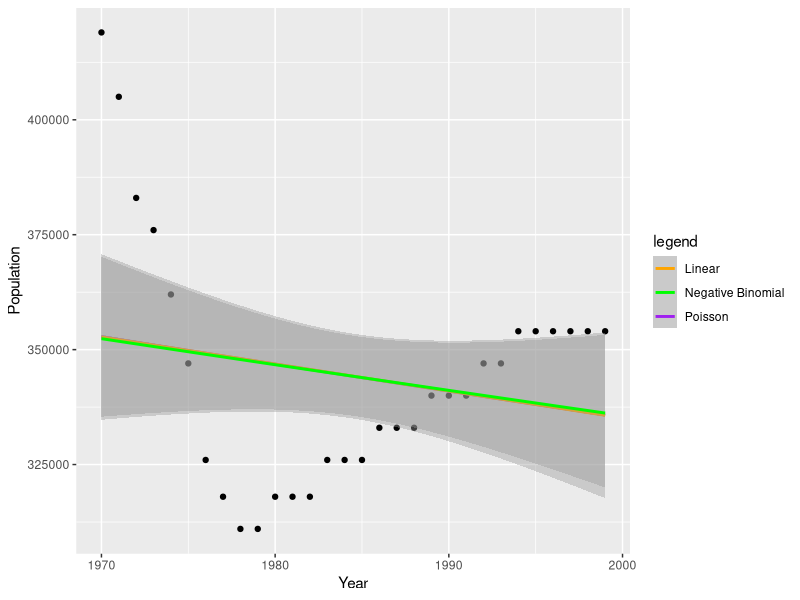
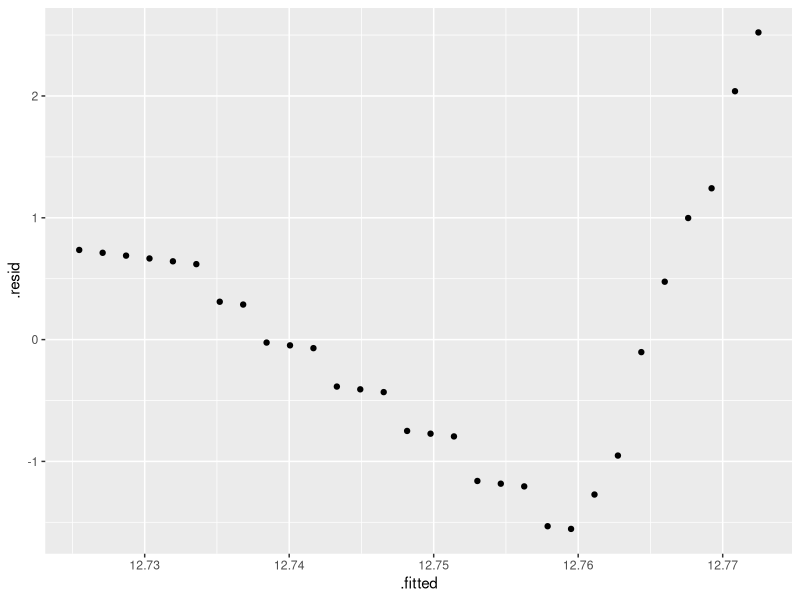

Reproduce these figures in R, in order.
## ---- chunk 1
library(tidyverse)
library(here)
library(MASS)
library(broom)
whale <- read_csv(here("data", "sperm_whale_pop.csv"))
#monarch <- read_csv(here("data", "monarch.csv"))
addax <- read_csv(here("data", "addax.csv"))
grizzly_ukraine <- read_csv(here("data", "grizzly_ukraine.csv"))
ringed_seal <- read_csv(here("data", "ringed_seal_finland.csv"))
## ---- chunk 2

pop.decline <- function(df, ntimes){
  df <- na.omit(df)
  glm.fit <- glm(df$Population ~ df$Year, data = df)
  fit.poi <- glm(df$Population ~ df$Year, data = df, family = "poisson")
  fit.nb <- glm.nb(df$Population ~ df$Year, data = df)
  fits <- list((glm.fit), (fit.poi), (fit.nb))
  #lm.fit <- lm(log(Population) ~ log(Year), data = df)
  
  #compare AIC
  mods <- c("Linear Model", "Poisson", "Negative Binomial")
  aics <- c(summary(glm.fit)$aic, summary(fit.poi)$aic, summary(fit.nb)$aic)
  best_model <- fits[[order(aics)[1]]]
  aic_summary <- cat("AIC for Each Model", "\n",
               mods[1], ": ", aics[1], "\n", 
               mods[2], ": ", aics[2], "\n",
               mods[3], ": ", aics[3], "\n")
  
  
  # do simulation for lowest aic
  n <- max(df$Year) - min(df$Year) +1
  y.hat <- best_model$fitted.values
  
  if(order(aics)[1] == 2){
    y.rep <- matrix(ncol = ntimes, data = c(rpois(n*ntimes, y.hat)))
  } else if(order(aics)[1] == 3){
    y.rep <- matrix(ncol = ntimes, data = c(rnegbin(n = n*ntimes, mu = y.hat, 
                  theta = summary(fit.nb)$theta)))
  } else {
    new_data <- data.frame("Year" = seq(max(df$Year)+1, max(df$Year) + n*ntimes, 1))
    preds <- predict(glm.fit, newdata = new_data, type = 'response')
    preds <- preds + runif(n = n*ntimes, min = min(glm.fit$residuals), max =  
              max(glm.fit$residuals))
    y.rep <- matrix(ncol = ntimes, data = preds)
  }
    
  years <- c(min(df$Year):max(df$Year))
  y.rep.sort <- -apply(-y.rep, 2, sort)
  y.coefs <- t(apply(y.rep.sort, 2, function(y.col) lm(y.col~years)$coef))
  end.dates <- -y.coefs[,1] / y.coefs[,2]
  end.date <- cat("Predicted Extinction: ", mean(end.dates))
  
  #show plot with each model fit
  plot1 <- ggplot(data = df, aes(x = Year, y = Population)) +
  geom_point() +
  geom_smooth(method='glm',formula=y~x, method.args = list(family = "poisson"), 
                 aes(color = "Poisson")) +
  geom_smooth(method='glm',formula=y~x, aes(color = "Linear")) + 
  geom_smooth(method='glm.nb',formula=y~x, aes(color = "Negative Binomial")) +
  scale_colour_manual(name="legend", values=c("orange", "green", "purple")) +
  labs(x = "Year", y = "Population")
  
  #show residual plot for lowest aic model
  aug.best_model <- augment(best_model)
  resid.plot1 <- ggplot(aug.best_model, aes(x = .fitted, y = .resid)) +
    geom_point()
  
  #return stuff
  both_plots <- list(plot1, resid.plot1)
  par(mfrow = c(1,2))
  structure(list(aic_summary, end.date, both_plots))
  #structure(list(plot1, resid.plot1))
}
## ---- chunk 3
pop.decline(df = whale, ntimes = 100)
# pop.decline(df = addax, ntimes = 100)
# pop.decline(df = grizzly_ukraine, ntimes = 100)
# pop.decline(df = ringed_seal, ntimes = 100)
